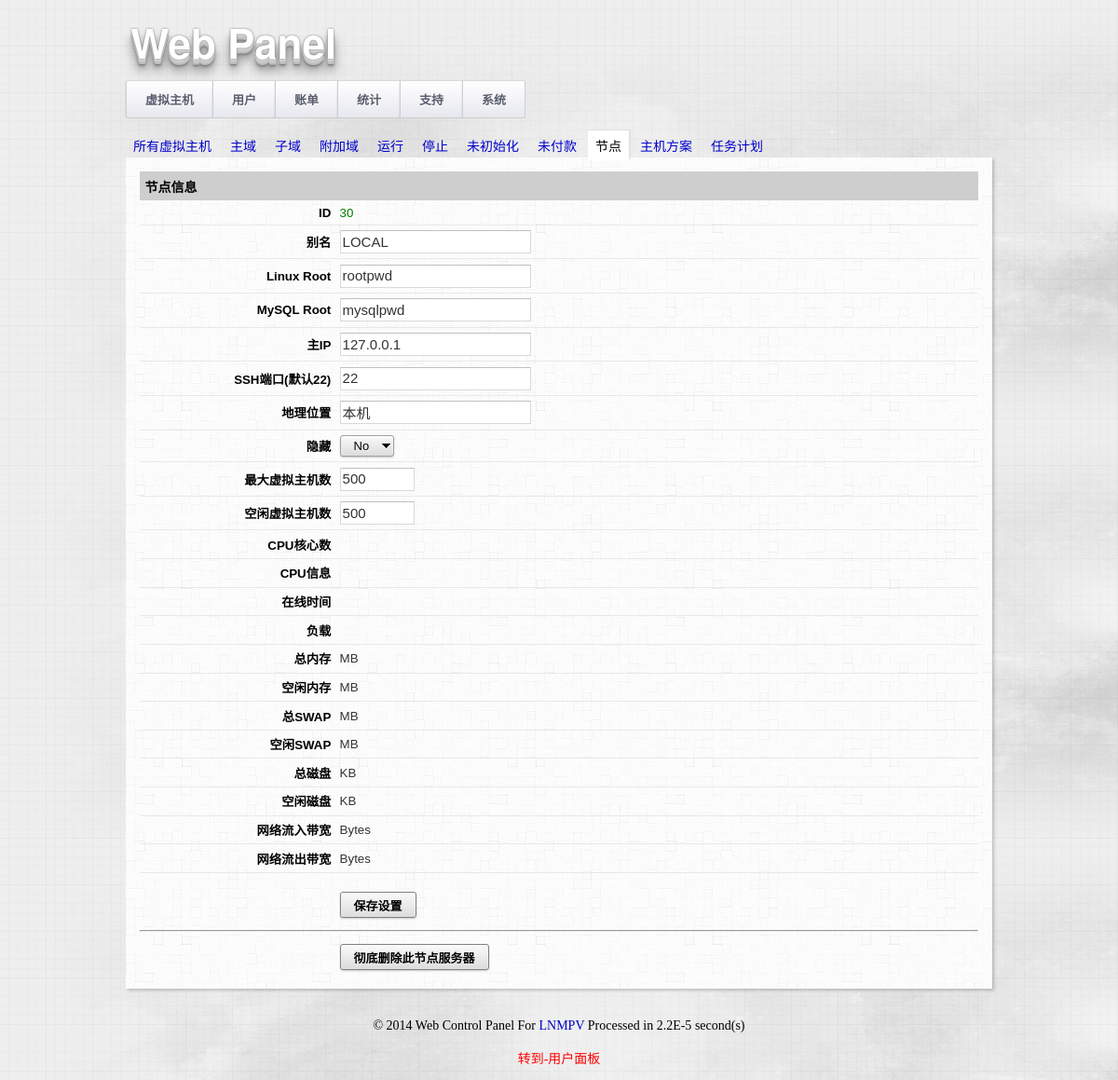
Screenshot of /admin_vhost_server_conf.php?id=30&action=edit (signed in) with the database file from the repository.
### tables this page shows
CREATE TABLE IF NOT EXISTS `vhost_servers` (
`ID` int(11) NOT NULL,
  `alias` varchar(255) DEFAULT NULL,
  `root` varchar(255) NOT NULL,
  `passwd` varchar(255) NOT NULL,
  `mysqlpasswd` varchar(255) NOT NULL,
  `ip` varchar(255) NOT NULL,
  `port` varchar(255) NOT NULL DEFAULT '22',
  `location` varchar(255) DEFAULT NULL,
  `hidden` int(1) NOT NULL DEFAULT '0',
  `vhostTotal` int(11) NOT NULL,
  `vhostFree` int(11) NOT NULL,
  `cpucore` int(11) DEFAULT NULL,
  `cpuinfo` varchar(255) DEFAULT NULL,
  `uptime` varchar(255) DEFAULT NULL,
  `uptimedays` int(11) DEFAULT NULL,
  `loadaverage` varchar(255) DEFAULT NULL,
  `memTotal` int(11) DEFAULT NULL,
  `memFree` int(11) DEFAULT NULL,
  `swapTotal` int(11) DEFAULT NULL,
  `swapFree` int(11) DEFAULT NULL,
  `diskTotal` int(11) DEFAULT NULL,
  `diskFree` int(11) DEFAULT NULL,
  `netInput` varchar(255) DEFAULT NULL,
  `netOut` varchar(255) DEFAULT NULL,
  `downtime` int(1) NOT NULL DEFAULT '0',
  `lastupdate` datetime DEFAULT NULL
);

### admin_vhost_server_conf.php (the view, shortened to what this page needs)
<?php
@include_once("header.php");
$serverid = empty($_GET['id'])?@$_POST['id']:@$_GET['id'];
$alias                  = @$_POST['alias'];
$passwd                 = @$_POST['passwd'];
$port                   = @$_POST['port'];
$mysqlpasswd            = @$_POST['mysqlpasswd'];
$mainip                 = @$_POST['mainip'];
$location               = @$_POST['location'];
$hidden                 = @$_POST['hidden'];
$vhostTotal             = @$_POST['vhostTotal'];
$vhostFree              = @$_POST['vhostFree'];
$err = array();
if (@$_POST['action'] == 'add' && !count($err)){
	if(mysql_query(" INSERT INTO vhost_servers(alias,root,passwd,port,mysqlpasswd,ip,location,hidden,vhostTotal,vhostFree,downtime) values (
				'" . $alias . "',
				'root',
				'" . $passwd . "',
		        '" . $port . "',
				'" . $mysqlpasswd . "',
				'" . $mainip . "',
				'" . $location . "',
				" . $hidden . ",
				" . $vhostTotal . ",
				" . $vhostFree . ",
				0
	)"))
	{
		$_SESSION['msg']['alert-success']='添加节点服务器成功';
		header("Location: admin_vhost_servers.php");
		exit();
	} else {
		$err[] = '添加节点服务器失败';
	}
} elseif (@$_GET['action'] == 'edit') {
	$result_servers = mysql_query("select * FROM vhost_servers WHERE ID=" . $serverid);
	$row_server = mysql_fetch_array($result_servers);
} elseif (@$_GET['action'] == 'add') {
} else {
	ForceDie();
}
?>
<div id="page">
<form name="config_save" id="config_save" action="" method="post" >
<table class="list">
	<tr>
		<th colspan="3">节点信息</th>
	</tr>
<?php if (@$_GET['action'] != 'add'){ ?>
	<tr class="list_entry">
		<td class="table_form_header">ID</td>
		<td><span style="color: green"><?php echo $row_server['ID']; ?></span><br /></td>
		<td class="hint"></td>
	</tr>
<?php } ?>
	<tr class="list_entry">
		<td class="table_form_header">别名</td>
		<td><input name="alias" id="alias" type="text" value="<?php echo @$row_server['alias']?$row_server['alias']:$alias; ?>" autocomplete="off" required /><br /></td>
		<td class="hint"></td>
	</tr>
	<tr class="list_entry">
		<td class="table_form_header">Linux Root</td>
		<td><input name="passwd" id="passwd" type="text" value="<?php echo @$row_server['passwd']?$row_server['passwd']:$passwd; ?>" autocomplete="off" required /><br /></td>
		<td class="hint"></td>
	</tr>
	<tr class="list_entry">
		<td class="table_form_header">MySQL Root</td>
		<td><input name="mysqlpasswd" id="mysqlpasswd" type="text" value="<?php echo @$row_server['mysqlpasswd']?$row_server['mysqlpasswd']:$mysqlpasswd; ?>" autocomplete="off" required /><br /></td>
		<td class="hint"></td>
	</tr>
	<tr class="list_entry">
		<td class="table_form_header">主IP</td>
		<td><input name="mainip" id="mainip" type="text" value="<?php echo @$row_server['ip']?$row_server['ip']:$mainip; ?>" autocomplete="off" required /><br /></td>
		<td class="hint"></td>
	</tr>
	<tr class="list_entry">
		<td class="table_form_header">SSH端口(默认22)</td>
		<td><input name="port" id="port" type="text" value="<?php echo @$row_server['port']?$row_server['port']:$port; ?>" autocomplete="off" required /><br /></td>
		<td class="hint"></td>
	</tr>
	<tr class="list_entry">
		<td class="table_form_header">地理位置</td>
		<td><input name="location" id="location" type="text" value="<?php echo @$row_server['location']?$row_server['location']:$location; ?>" autocomplete="off" required /><br /></td>
		<td class="hint"></td>
	</tr>
	<tr class="list_entry">
		<td class="table_form_header">隐藏</td>
		<td><select name="hidden" id="hidden" size="1">
			<option value="0" <?php if(@!$row_server['hidden'] && @!$hidden) echo 'selected="selected"'; ?>>No</option>
			</select> <br /></td>
		<td class="hint"></td>
	</tr>
	<tr class="list_entry">
		<td class="table_form_header">最大虚拟主机数</td>
		<td><input name="vhostTotal" id="vhostTotal" type="text" value="<?php echo @$row_server['vhostTotal']?$row_server['vhostTotal']:$vhostTotal; ?>" autocomplete="off" style="width:80px;" required /><br /></td>
		<td class="hint"></td>
	</tr>
	<tr class="list_entry">
		<td class="table_form_header">空闲虚拟主机数</td>
		<td><input name="vhostFree" id="vhostFree" type="text" value="<?php echo @$row_server['vhostFree']?$row_server['vhostFree']:$vhostFree; ?>" autocomplete="off" style="width:80px;" required /><br /></td>
		<td class="hint"></td>
	</tr>
<?php if (@$_GET['action'] != 'add'){ ?>
	<tr class="list_entry">
		<td class="table_form_header">CPU核心数</td>
		<td><?php echo ($row_server['cpucore']); ?> <br /></td>
		<td class="hint"></td>
	</tr>
	<tr class="list_entry">
		<td class="table_form_header">CPU信息</td>
		<td><?php echo ($row_server['cpuinfo']); ?> <br /></td>
		<td class="hint"></td>
	</tr>
	<tr class="list_entry">
		<td class="table_form_header">在线时间</td>
		<td><?php echo ($row_server['uptime']); ?> <br /></td>
		<td class="hint"></td>
	</tr>
	<tr class="list_entry">
		<td class="table_form_header">负载</td>
		<td><?php echo ($row_server['loadaverage']); ?> <br /></td>
		<td class="hint"></td>
	</tr>
	<tr class="list_entry">
		<td class="table_form_header">总内存</td>
		<td><?php echo ($row_server['memTotal']); ?> MB <br /></td>
		<td class="hint"></td>
	</tr>
	<tr class="list_entry">
		<td class="table_form_header">空闲内存</td>
		<td><?php echo ($row_server['memFree']); ?> MB <br /></td>
		<td class="hint"></td>
	</tr>
	<tr class="list_entry">
		<td class="table_form_header">总SWAP</td>
		<td><?php echo ($row_server['swapTotal']); ?> MB <br /></td>
		<td class="hint"></td>
	</tr>
	<tr class="list_entry">
		<td class="table_form_header">空闲SWAP</td>
		<td><?php echo ($row_server['swapFree']); ?> MB <br /></td>
		<td class="hint"></td>
	</tr>
	<tr class="list_entry">
		<td class="table_form_header">总磁盘</td>
		<td><?php echo ($row_server['diskTotal']); ?> KB <br /></td>
		<td class="hint"></td>
	</tr>
	<tr class="list_entry">
		<td class="table_form_header">空闲磁盘</td>
		<td><?php echo ($row_server['diskFree']); ?> KB <br /></td>
		<td class="hint"></td>
	</tr>
	<tr class="list_entry">
		<td class="table_form_header">网络流入带宽</td>
		<td><?php echo ($row_server['netInput']); ?> Bytes <br /></td>
		<td class="hint"></td>
	</tr>
	<tr class="list_entry">
		<td class="table_form_header">网络流出带宽</td>
		<td><?php echo ($row_server['netOut']); ?> Bytes <br /></td>
		<td class="hint"></td>
	</tr>
<?php } ?>
	<tr class="list_entry">
		<td width="200"></td>
		<td colspan="3">
			<br />
			<input class="button" id="button_save" type="submit" value="保存设置">
		</td>
	</tr>
</table>
</form>
<?php if (@$_GET['action'] != 'add'){ ?>
<hr />
<form name="config_save" id="config_save" action="" method="post" onsubmit="return confirm('确认是否彻底删除此节点服务器?');">
<table class="list">
	<tr class="list_entry">
		<td width="200"></td>
		<td colspan="3">
			<input class="button" id="button_save" type="submit" value="彻底删除此节点服务器">
		</td>
	</tr>
</table>
</form>
<?php } ?>
</div>
<?php @include_once("footer.php") ?>

### css/manager.css (style rules this page uses)
@media screen and (-webkit-min-device-pixel-ratio:0) { #page { background-color:RED; } }
body { background:url(../images/container-background.jpg); color:#000; margin:0px; text-align:center; }
#page { background:url(../images/light_wool.png); text-align:left; margin:0px auto; padding:15px 15px 15px 15px; width:900px; font-family:arial,helvetica,sans-serif; font-size:15px; box-shadow:2px 2px 3px rgba(0, 0, 0, 0.2); -moz-box-shadow:2px 2px 3px rgba(0, 0, 0, 0.2); -khtml-box-shadow:2px 2px 3px rgba(0, 0, 0, 0.2); -webkit-box-shadow:2px 2px 3px rgba(0, 0, 0, 0.2); }
.list { width:100%; border-spacing:5px; border-collapse:collapse; color:#333; font-size:14px; }
.list th { background-color: #CECECE; text-align:left; color:black; padding:0.4em 0.3em 0.4em 0.4em; font-weight:700; font-size:14px; }
.list td { padding:0.4em 0.3em 0.4em 0.4em; }
.list_entry { border-bottom:1px solid #e8e8e8; font-size:13.3px; }
.list_entry:last-child, .list_entry_alt:last-child { border-bottom:0px; }
.table_form_header { width:200px; color:#000; font-weight:bold; text-align:right; }
.button { height:28px; font-size:14px; font-family:"Helvetica Neue",Arial,Helvetica,Geneva,sans-serif; -webkit-appearance:button; }
.hint { font-size:12px; color:#777; }

### css/css3.css (style rules this page uses)
input[type="text"], input[type=password] { font-size:15px; padding:2px 2px 3px; margin:0; background-color:#fff; color:#333; border:1px solid #d9d9d9; border-top:1px solid #c0c0c0; display:inline-block; vertical-align:top; height:25px; box-sizing:border-box; -webkit-box-sizing:border-box; -moz-box-sizing:border-box; -webkit-border-radius:1px }
input[type="submit"] { -webkit-box-shadow: inset 0 1px 2px white, 0 1px 2px rgba(0, 0, 0, .2); -moz-box-shadow: inset 0 1px 2px white, 0 1px 2px rgba(0, 0, 0, .2); box-shadow: inset 0 1px 2px white, 0 1px 2px rgba(0, 0, 0, .2); -webkit-user-select: none; background: -webkit-linear-gradient(#fafafa, #dcdcdc); background: -moz-linear-gradient(#fafafa, #dcdcdc); background: -ms-linear-gradient(#fafafa, #dcdcdc); background: -o-linear-gradient(#fafafa, #dcdcdc); background: linear-gradient(#fafafa, #dcdcdc); -webkit-border-radius: 3px; -moz-border-radius: 3px; border-radius: 3px; border: 1px solid #a0a0a0; cursor: default; font-size: 13px; margin: 0; padding: 4px 14px; text-shadow: 0 1px 0 rgba(255, 255, 255, .5); border-color: #808080; font-weight: bold; }
select { -webkit-box-shadow: inset 0 1px 2px white, 0 1px 2px rgba(0, 0, 0, .2); -moz-box-shadow: inset 0 1px 2px white, 0 1px 2px rgba(0, 0, 0, .2); box-shadow: inset 0 1px 2px white, 0 1px 2px rgba(0, 0, 0, .2); -webkit-appearance: none; -webkit-padding-end: 20px; -webkit-padding-start: 14px; -webkit-user-select: none; background-position: 95% 55%, left top; background-repeat: no-repeat, repeat; border-radius: 3px; border: 1px solid #a0a0a0; font-size: 13px; font-weight: 400; outline: 0; padding-bottom: 3px; padding-top: 3px; text-shadow: 0 1px 0 rgba(255, 255, 255, .5); width: auto; }

### rows the page displays
vhost_servers: ID "30", alias "LOCAL", passwd "rootpwd", mysqlpasswd "mysqlpwd", mainip "127.0.0.1", port "22", location "本机", hidden "No", vhostTotal "500", vhostFree "500"

### other values shown
$PanelName "Web"
$PanelSubName "Panel"
$lang['vhosts'] "虚拟主机"
$lang['users'] "用户"
$lang['billing'] "账单"
$lang['statistics'] "统计"
$lang['support'] "支持"
get_microtime()-$page_start_time "2.2E-5"
$lang['user_panel'] "用户面板"
